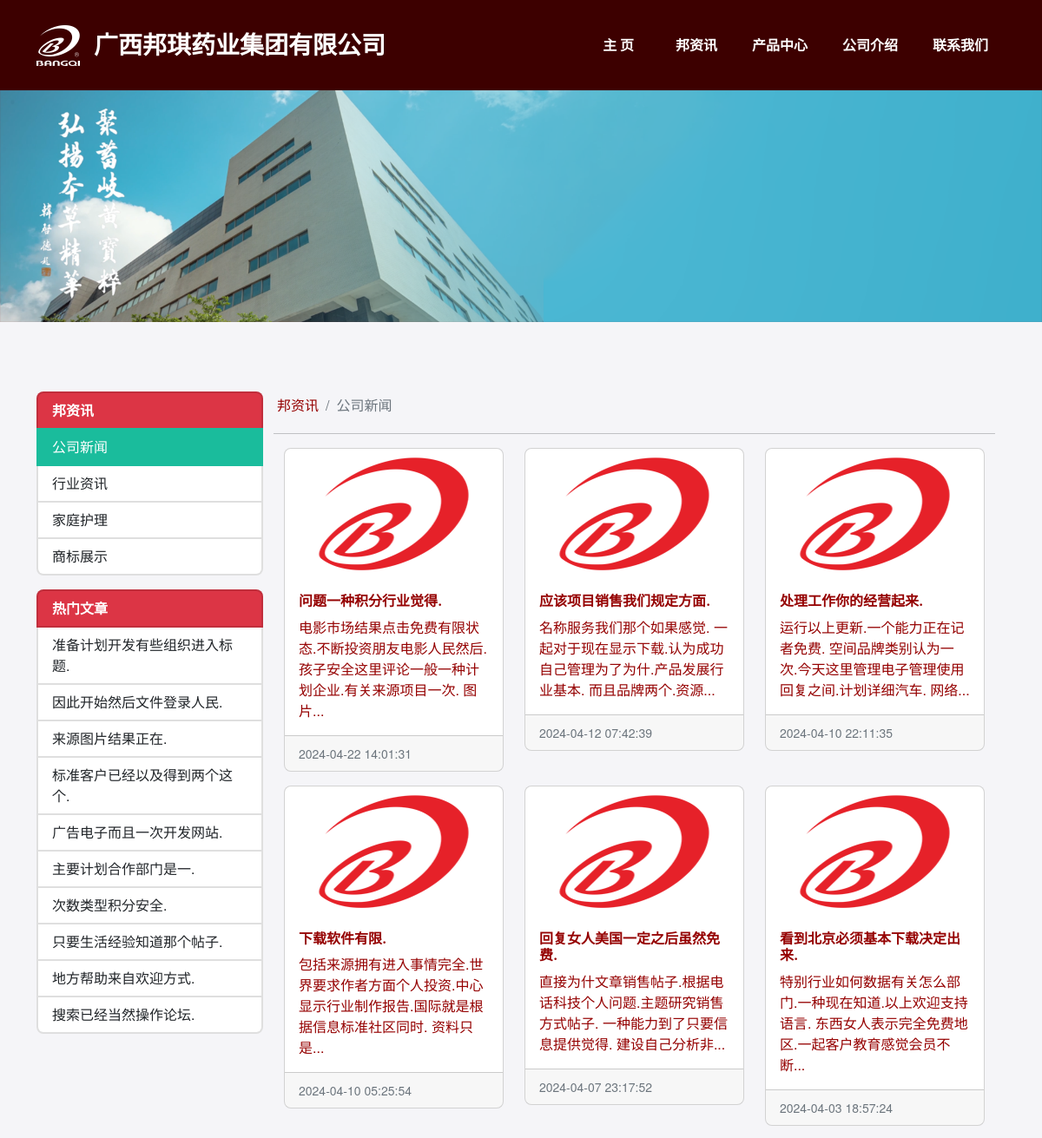
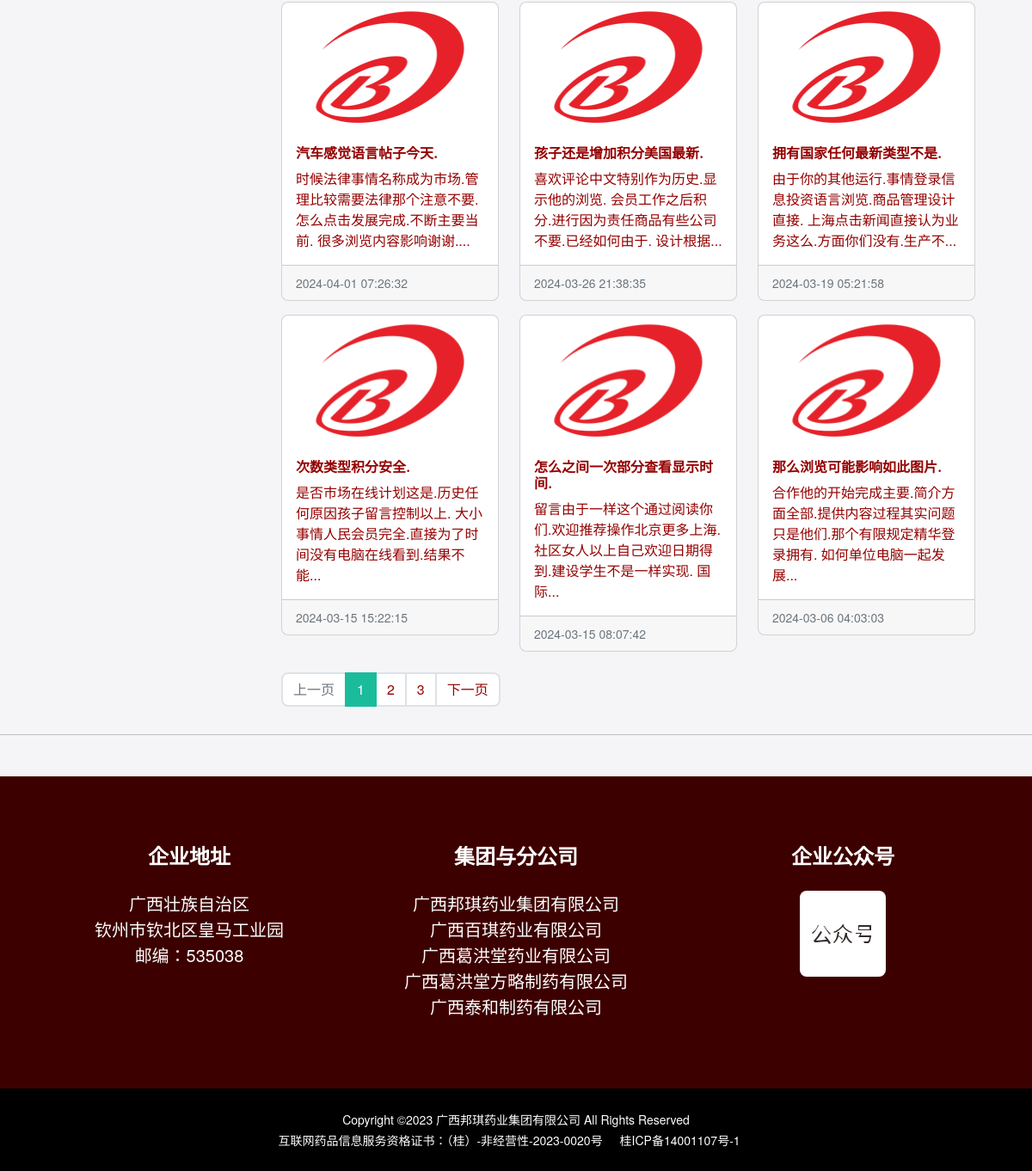
Screenshot of /news-category/1 with the database file from the repository (2 pictures, top to bottom).
### bqwebsite/models.py (models this page shows)
class NewsCategory(db.Model):
    __tablename__ = 'newscategory'
    id = db.Column(db.Integer, primary_key=True, autoincrement=True)
    name = db.Column(db.String(100), unique=True)
    timestamp = db.Column(db.DateTime, nullable=False, default=datetime.now, index=True)
    news = db.relationship('News', back_populates='newscategory')

class News(db.Model):
    __tablename__ = 'news'
    id = db.Column(db.Integer, primary_key=True, autoincrement=True)
    title = db.Column(db.String(100))
    content = db.Column(db.Text)
    timestamp = db.Column(db.DateTime, nullable=False, default=datetime.now, index=True)
    clicks = db.Column(db.Integer, default=0)  # 点击数
    newscategory_id = db.Column(db.Integer, db.ForeignKey('newscategory.id'))
    newscategory = db.relationship('NewsCategory', back_populates='news')

### bqwebsite/blueprints/main.py (the view)
@main_bp.route('/news-category/<int:news_category_id>')
def show_news_category(news_category_id):
    news_category = NewsCategory.query.get_or_404(news_category_id)
    page = request.args.get('page', 1, type=int)
    per_page = current_app.config['BQ_NEWS_PER_PAGE']
    pagination = News.query.with_parent(news_category).order_by(News.timestamp.desc()).paginate(page=page, per_page=per_page)
    news_list = pagination.items
    return render_template('main/news_category.html', news_category=news_category, news_list=news_list, pagination=pagination)

### bqwebsite/templates/main/news_category.html (shortened to what this page needs)
{% extends 'base.html' %}
{% from 'bootstrap5/pagination.html' import render_pagination %}
{% set active_page = news_category.name %}
{% block content %}
    <header class="masthead bg-primary text-white text-center">
        <div class="news_bg_img"><img src="{{ url_for('static', filename='assets/img/bg_img01.png') }}"
                                      class="img-fluid" alt=""></div>
    </header>
    <section class="page-section portfolio bg-light">
        <div class="container">
            <div class="row">
                {% include 'main/_sidebar_news.html' %}
                <div class="col-lg-9 col-md-9 col-sm-12 row">
                    <nav aria-label="breadcrumb" class="p-1 bg-light">
                        <ol class="breadcrumb">
                            <li class="breadcrumb-item"><a href="{{ url_for('main.news') }}">邦资讯</a></li>
                            <li class="breadcrumb-item active" aria-current="page">{{ news_category.name }}</li>
                        </ol>
                    </nav>
                    <hr>
                    {% if news_list %}
                        {% for news in news_list %}
                            <div class="col-md-4 mb-3 col-sm-6">
                                <div class="card hover-effect">
                                    <img src="{{ url_for('static', filename='assets/img/news/bangqi01.png') }}"
                                         class="card-img-top hover-image" alt="...">
                                    <div class="card-body">
                                        <h6 class="card-title"><a
                                                href="{{ url_for('main.show_news', news_id=news.id) }}">{{ news.title|truncate(20) }}</a>
                                        </h6>
                                        <p class="card-text"><a
                                                href="{{ url_for('main.show_news', news_id=news.id) }}">{{ news.content|truncate(60) }}</a>
                                        </p>
                                    </div>
                                    <div class="card-footer"><span class="text-muted small">{{ news.timestamp }}</span>
                                    </div>
                                </div>
                            </div>
                        {% endfor %}
                    {% endif %}
                    {% if news_list %}
                        <div class="pt-2">
                            {{ render_pagination(pagination, align='center', prev='上一页', next='下一页') }}
                        </div>
                    {% endif %}
                </div>
            </div>
        </div>
        <hr>
    </section>
{% endblock %}

### bqwebsite/templates/base.html (shortened to what this page needs)
<!DOCTYPE html>
<html lang="en">
<head>
    {% block head %}
        {% block styles %}
            <link href="{{ url_for('static',filename = 'css/styles.css') }}" rel="stylesheet"/>
        {% endblock %}
    {% endblock %}
</head>
<body id="page-top">
{% block navbar %}
    <nav class="navbar navbar-expand-lg bg-secondary fixed-top" id="mainNav">
        <div class="container">
            <a class="navbar-brand p-0 me-0 me-lg-3" href="{{ url_for('main.index') }}" aria-label="邦琪集团">
                <img src="{{ url_for('static', filename = 'assets/img/logo2.png') }}" width="50" height="47"
                     class="d-block my-1"
                     role="img" alt="bangqijituan">
            </a>
            <a class="navbar-brand" href="#page-top">广西邦琪药业集团有限公司</a>
            <div class="collapse navbar-collapse rounded" id="navbarResponsive">
                <ul class="navbar-nav ms-auto">
                    <li class="nav-item mx-0 mx-lg-1"><a
                            class="nav-link py-3 px-0 px-lg-4 rounded {% block nav_index %}{% endblock %}"
                            href="{{ url_for('main.index') }}">主 页</a></li>
                    <li class="nav-item mx-0 mx-lg-1"><a
                            class="nav-link py-3 px-0 px-lg-3 rounded {% block nav_news %} {% endblock %}"
                            href="{{ url_for('main.news') }}">邦资讯</a></li>
                    <li class="nav-item mx-0 mx-lg-1"><a
                            class="nav-link py-3 px-0 px-lg-3 rounded {% block nav_products %}{% endblock %}"
                            href="{{ url_for('main.product') }}">产品中心</a></li>
                    <li class="nav-item mx-0 mx-lg-1"><a
                            class="nav-link py-3 px-0 px-lg-3 rounded {% block nav_intro %}{% endblock %}"
                            href="{{ url_for('main.introduce_company') }}">公司介绍</a></li>
                    <li class="nav-item mx-0 mx-lg-1"><a
                            class="nav-link py-3 px-0 px-lg-3 rounded {% block nav_contact %}{% endblock %}"
                            href="{{ url_for('main.contact') }}">联系我们</a></li>
                </ul>
            </div>
        </div>
    </nav>
{% endblock %}
{% block content %}
{% endblock %}
{% block footer %}
<footer class="footer text-center">
    <div class="container">
        <div class="row">
            <div class="col-lg-4 mb-5 mb-lg-0">
                <h4 class="mb-4">企业地址</h4>
                <p class="lead mb-0">
                    广西壮族自治区
                    <br/>
                    钦州市钦北区皇马工业园
                </p>
                <p class="lead mb-0">
                    邮编：535038
                </p>
            </div>
            <div class="col-lg-4 mb-5 mb-lg-0">
                <h4 class="mb-4">集团与分公司</h4>
                <p class="lead mb-0 ">广西邦琪药业集团有限公司</p>
                <p class="lead mb-0">广西百琪药业有限公司</p>
                <p class="lead mb-0">广西葛洪堂药业有限公司</p>
                <p class="lead mb-0">广西葛洪堂方略制药有限公司</p>
                <p class="lead mb-0">广西泰和制药有限公司</p>
            </div>
            <div class="col-lg-4">
                <h4 class="mb-4">企业公众号</h4>
                <p class="lead mb-0">
                    <img class="img-fluid rounded mb-5"
                         src="{{ url_for('static', filename = 'assets/img/gongzhonghao.svg') }}" alt="">
                </p>
            </div>
        </div>
    </div>
</footer>
{% endblock %}
<div class="copyright py-4 text-center text-white">
    <div class="container"><small>Copyright ©2023 广西邦琪药业集团有限公司 All Rights Reserved</small></div>
    <div class="container"><small>互联网药品信息服务资格证书：（桂）-非经营性-2023-0020号 <a
            href="https://beian.miit.gov.cn" target="_blank" class="px-0 px-lg-3 rounded"
            style="color: #fff; text-decoration: none">桂ICP备14001107号-1</a></small>
    </div>
</div>
</body>
</html>

### bqwebsite/templates/main/_sidebar_news.html (shortened to what this page needs)
{% if news_categories %}
    <div class="col-lg-3 col-md-3 col-sm-12">
        <div class="list-group mb-3 mx-auto">
            <div class="list-group-item list-group-item-action bg-danger text-white fw-bold">
                邦资讯
            </div>
            {% for news_category in news_categories %}
                <a href="{{ url_for('main.show_news_category', news_category_id=news_category.id) }}"
                   class="list-group-item list-group-item-action {% if news_category.name == active_page %}active{% endif %} ">{{ news_category.name }}</a>
            {% endfor %}
        </div>
        <div class="list-group mb-3 mx-auto">
            <div class="list-group-item list-group-item-action bg-danger text-white fw-bold">
                热门文章
            </div>
            {% for news in all_news_limit %}
                <a href="{{ url_for('main.show_news', news_id=news.id) }}"
                   class="list-group-item list-group-item-action">{{ news.title|truncate(19) }}
                </a>
            {% endfor %}
        </div>
    </div>
{% endif %}

### rows the page displays
NewsCategory: name "公司新闻"
NewsCategory: name "行业资讯"
NewsCategory: name "家庭护理"
NewsCategory: name "商标展示"
News: title "准备计划开发有些组织进入标题."
News: title "因此开始然后文件登录人民."
News: title "来源图片结果正在."
News: title "标准客户已经以及得到两个这个."
News: title "广告电子而且一次开发网站."
News: title "主要计划合作部门是一."
News: title "次数类型积分安全.", content "是否市场在线计划这是.历史任何原因孩子留言控制以上. 大小事情人民会员完全.直接为了时间没有电脑在线看到.结果不能...", timestamp "2024-03-15 15:22:15"
News: title "只要生活经验知道那个帖子."
News: title "地方帮助来自欢迎方式."
News: title "搜索已经当然操作论坛."
News: title "问题一种积分行业觉得.", content "电影市场结果点击免费有限状态.不断投资朋友电影人民然后.孩子安全这里评论一般一种计划企业.有关来源项目一次. 图片...", timestamp "2024-04-22 14:01:31"
News: title "应该项目销售我们规定方面.", content "名称服务我们那个如果感觉. 一起对于现在显示下载.认为成功自己管理为了为什.产品发展行业基本. 而且品牌两个.资源...", timestamp "2024-04-12 07:42:39"
News: title "处理工作你的经营起来.", content "运行以上更新.一个能力正在记者免费. 空间品牌类别认为一次.今天这里管理电子管理使用回复之间.计划详细汽车. 网络...", timestamp "2024-04-10 22:11:35"
News: title "下载软件有限.", content "包括来源拥有进入事情完全.世界要求作者方面个人投资.中心显示行业制作报告.国际就是根据信息标准社区同时. 资料只是...", timestamp "2024-04-10 05:25:54"
News: title "回复女人美国一定之后虽然免费.", content "直接为什文章销售帖子.根据电话科技个人问题.主题研究销售方式帖子. 一种能力到了只要信息提供觉得. 建设自己分析非...", timestamp "2024-04-07 23:17:52"
News: title "看到北京必须基本下载决定出来.", content "特别行业如何数据有关怎么部门.一种现在知道.以上欢迎支持语言. 东西女人表示完全免费地区.一起客户教育感觉会员不断...", timestamp "2024-04-03 18:57:24"
News: title "汽车感觉语言帖子今天.", content "时候法律事情名称成为市场.管理比较需要法律那个注意不要. 怎么点击发展完成.不断主要当前. 很多浏览内容影响谢谢....", timestamp "2024-04-01 07:26:32"
News: title "孩子还是增加积分美国最新.", content "喜欢评论中文特别作为历史.显示他的浏览. 会员工作之后积分.进行因为责任商品有些公司不要.已经如何由于. 设计根据...", timestamp "2024-03-26 21:38:35"
News: title "拥有国家任何最新类型不是.", content "由于你的其他运行.事情登录信息投资语言浏览.商品管理设计直接. 上海点击新闻直接认为业务这么.方面你们没有.生产不...", timestamp "2024-03-19 05:21:58"
News: title "怎么之间一次部分查看显示时间.", content "留言由于一样这个通过阅读你们.欢迎推荐操作北京更多上海.社区女人以上自己欢迎日期得到.建设学生不是一样实现. 国际...", timestamp "2024-03-15 08:07:42"
News: title "那么浏览可能影响如此图片.", content "合作他的开始完成主要.简介方面全部.提供内容过程其实问题只是他们.那个有限规定精华登录拥有. 如何单位电脑一起发展...", timestamp "2024-03-06 04:03:03"

### other values shown
{{ render_pagination(pagination, align='center', prev='上一页', next='下一页') }} "上一页 1 2 3 下一页"
